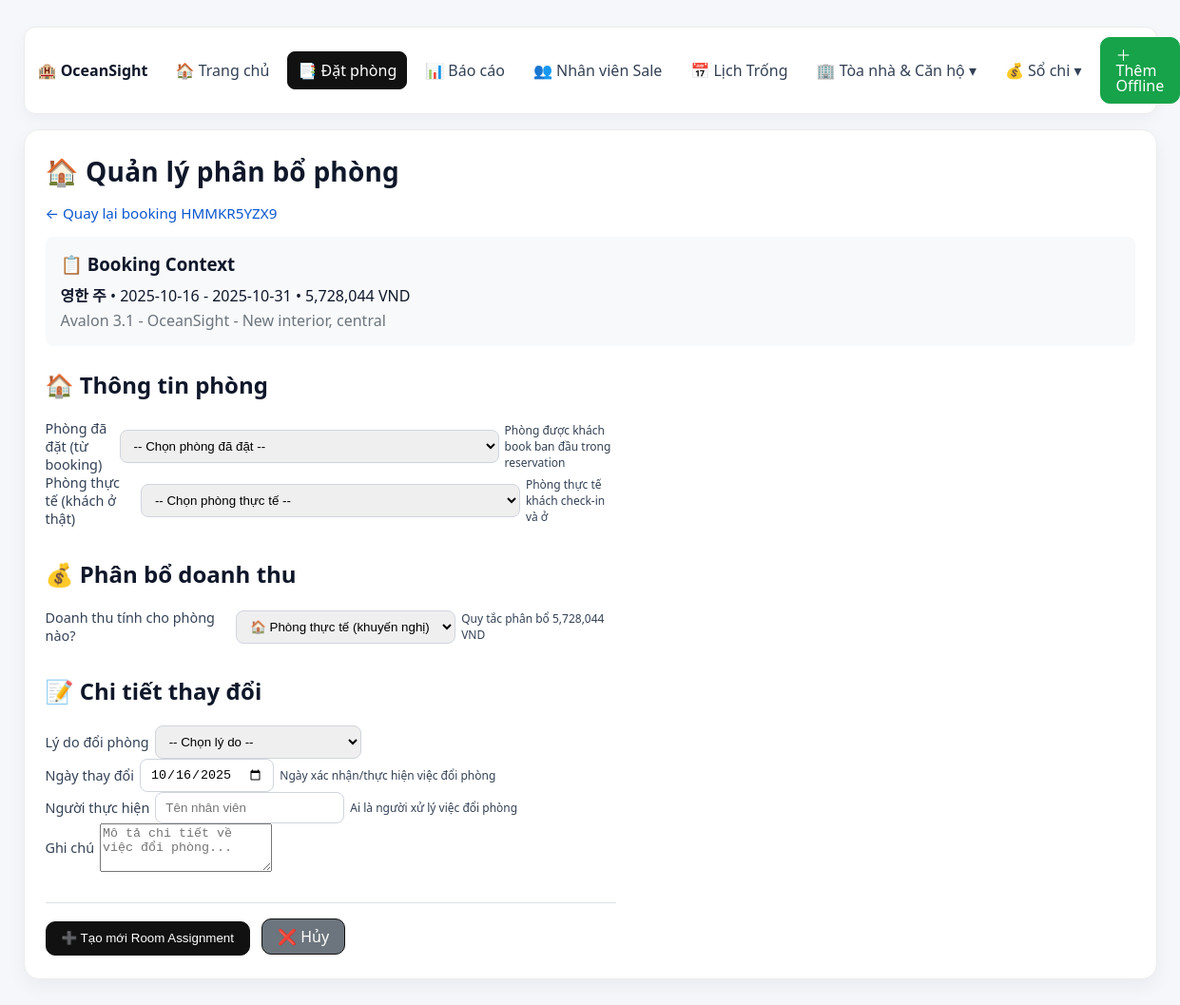
The page /bookings/18/room-assignment on the database its author committed.
### models.py (models this page shows)
class Booking(SQLModel, table=True):
    id: Optional[int] = Field(default=None, primary_key=True)
    confirmation_code: Optional[str] = None
    property_id: Optional[int] = Field(default=None, foreign_key="property.id")
    channel_id: Optional[int] = Field(default=None, foreign_key="channel.id")
    start_date: Optional[date] = None
    end_date: Optional[date] = None
    num_nights: Optional[int] = None
    num_adults: Optional[int] = None
    num_children: Optional[int] = None
    num_infants: Optional[int] = None
    booking_date: Optional[date] = None
    status: Optional[str] = None
    total_payout_vnd: Optional[int] = None
    guest_name: Optional[str] = None
    guest_contact: Optional[str] = None
    listing_raw: Optional[str] = None
    salesperson_id: Optional[int] = Field(default=None, foreign_key="salesperson.id")
    notes: Optional[str] = None

### main.py (the view)
@app.get("/bookings/{booking_id}/room-assignment", response_class=HTMLResponse)
async def get_room_assignment_form(request: Request, booking_id: int):
    with get_session_context() as session:
        booking_service = BookingService(session)
        booking_result = booking_service.get_booking_detail(booking_id)
        if not booking_result["success"]:
            return templates.TemplateResponse("upload.html", {
                "request": request,
                "msg": booking_result["message"],
                "success": False
            })
        booking = booking_result["data"]
        assignment_result = booking_service.get_booking_room_assignment(booking_id)
        room_assignment = assignment_result["data"] if assignment_result["success"] else None
        properties = session.exec(select(Property).order_by(Property.property_short, Property.property_name)).all()
        return templates.TemplateResponse("room_assignment.html", {
            "request": request,
            "booking": booking,
            "room_assignment": room_assignment,
            "properties": properties
        })

### templates/room_assignment.html (shortened to what this page needs)
{% extends "layout.html" %}
{% block content %}
<h1>🏠 Quản lý phân bổ phòng</h1>
<p class="muted">
  <a href="/bookings/{{ booking.id }}">← Quay lại booking {{ booking.confirmation_code }}</a>
</p>
<div style="background: #f8f9fa; padding: 16px; border-radius: 8px; margin-bottom: 24px;">
  <h3 style="margin: 0 0 8px 0;">📋 Booking Context</h3>
  <p style="margin: 0;"><strong>{{ booking.guest_name }}</strong> • {{ booking.start_date }} - {{ booking.end_date }} • {{ "{:,}".format(booking.total_payout_vnd or 0) }} VND</p>
  <p style="margin: 4px 0 0 0; color: #6c757d;">{{ booking.listing_raw or booking.property_short }}</p>
</div>
<form method="post" action="/bookings/{{ booking.id }}/room-assignment" style="max-width: 600px;">
  <h2>🏠 Thông tin phòng</h2>
  <label>Phòng đã đặt (từ booking)
    <select name="booked_room" required>
      <option value="">-- Chọn phòng đã đặt --</option>
    </select>
    <small>Phòng được khách book ban đầu trong reservation</small>
  </label>
  <label>Phòng thực tế (khách ở thật)
    <select name="actual_room" required>
      <option value="">-- Chọn phòng thực tế --</option>
    </select>
    <small>Phòng thực tế khách check-in và ở</small>
  </label>
  <h2 style="margin-top: 32px;">💰 Phân bổ doanh thu</h2>
  <label>Doanh thu tính cho phòng nào?
    <select name="revenue_attribution" required>
      <option value="actual_room" {{ 'selected' if (room_assignment and room_assignment.revenue_attribution == 'actual_room') or not room_assignment else '' }}>
        🏠 Phòng thực tế (khuyến nghị)
      </option>
    </select>
    <small>Quy tắc phân bổ {{ "{:,}".format(booking.total_payout_vnd or 0) }} VND</small>
  </label>
  <h2 style="margin-top: 32px;">📝 Chi tiết thay đổi</h2>
  <label>Lý do đổi phòng
    <select name="change_reason" required>
      <option value="" {{ 'selected' if not room_assignment or not room_assignment.change_reason else '' }}>-- Chọn lý do --</option>
    </select>
  </label>
  <label>Ngày thay đổi
    <input type="date" name="changed_date"
           value="{{ room_assignment.changed_date if room_assignment and room_assignment.changed_date else booking.start_date }}">
    <small>Ngày xác nhận/thực hiện việc đổi phòng</small>
  </label>
  <label>Người thực hiện
    <input type="text" name="changed_by"
           value="{{ room_assignment.changed_by if room_assignment else '' }}"
           placeholder="Tên nhân viên">
    <small>Ai là người xử lý việc đổi phòng</small>
  </label>
  <label>Ghi chú
    <textarea name="notes" rows="3" placeholder="Mô tả chi tiết về việc đổi phòng...">{{ room_assignment.notes if room_assignment else '' }}</textarea>
  </label>
  <div style="margin-top: 32px; padding-top: 16px; border-top: 1px solid #dee2e6;">
    <button type="submit" class="btn" style="margin-right: 8px;">
      {{ '💾 Cập nhật' if room_assignment else '➕ Tạo mới' }} Room Assignment
    </button>
    <a href="/bookings/{{ booking.id }}" class="btn" style="background: #6c757d;">❌ Hủy</a>
  </div>
</form>
{% endblock %}

### templates/layout.html (style rules this page uses)
:root { --bg:#f6f7fb; --card:#fff; --muted:#667085; --line:#ececec; --fg:#0f172a; --ok:#16a34a; --warn:#f59e0b; --cancel:#9ca3af; --blue:#0b57d0; --blue-600:#2563eb; --green-600:#16a34a; }
* { box-sizing:border-box }
html,body { height:100% }
body { font-family: ui-sans-serif, system-ui, -apple-system, Segoe UI, Roboto, Helvetica, Arial, sans-serif; margin:0; background:var(--bg); color:var(--fg); }
h1 { margin:0 0 14px; font-size:28px; letter-spacing:.2px; }
.muted { color:var(--muted); font-size:.95rem; }
a { color:var(--blue); text-decoration:none }
.btn { display:inline-flex; align-items:center; gap:6px; padding:10px 16px; border-radius:10px; border:1px solid #111; background:#111; color:#fff; cursor:pointer; text-decoration:none; line-height:1; }
form label { display:flex; gap:6px; align-items:center; font-size:.9rem; color:#334155 }
input, select { padding:8px 10px; border:1px solid #d0d5dd; border-radius:8px; outline:0 }

### rows shown on the page
Booking: confirmation_code "HMMKR5YZX9", guest_name "영한 주", start_date "2025-10-16", end_date "2025-10-31", total_payout_vnd "5,728,044", listing_raw "Avalon 3.1 - OceanSight - New interior, central", changed_date "10/16/2025"

### other values the page prints
{{ '💾 Cập nhật' if room_assignment else '➕ Tạo mới' }} "➕ Tạo mới"
